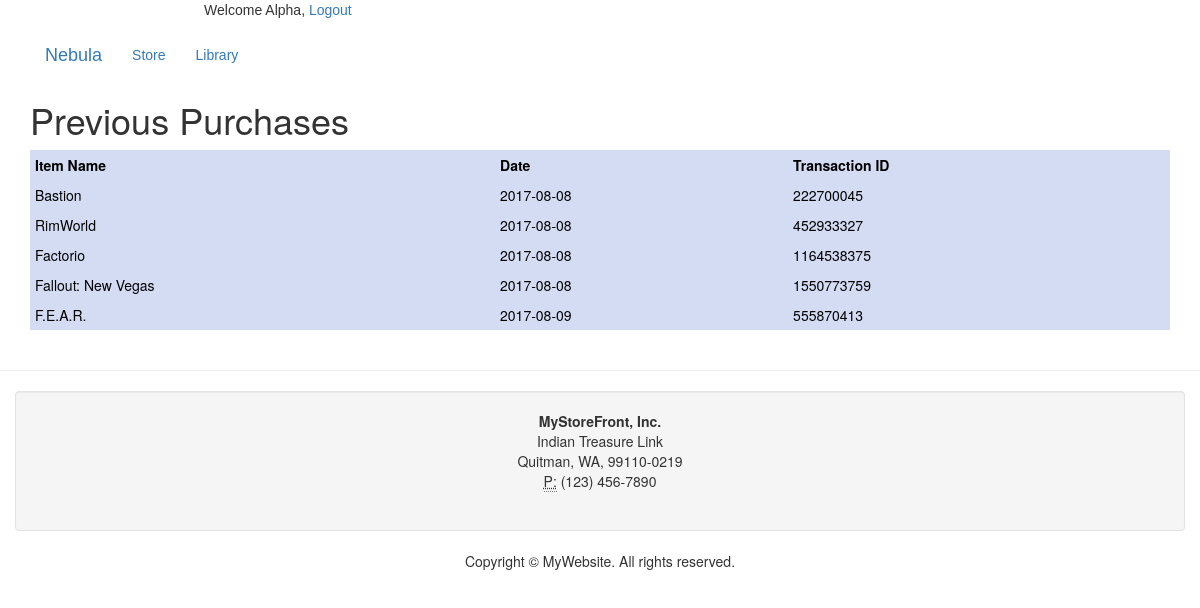
Page /Project/purchases.php (signed in) on the committed database.
### tables this page shows
CREATE TABLE `transaction` (
  `username` varchar(100) NOT NULL,
  `transactionID` int(11) NOT NULL,
  `date` date NOT NULL
);

CREATE TABLE `product` (
  `productID` int(11) NOT NULL,
  `productName` varchar(100) NOT NULL,
  `description` varchar(1000) NOT NULL,
  `price` double NOT NULL,
  `category` varchar(100) NOT NULL,
  `image` blob,
  `is_deleted` tinyint(1) NOT NULL
);

### Project/purchases.php (the view, shortened to what this page needs)
<!DOCTYPE html>
<html lang="en">
<head>
	<link rel="stylesheet" href="css/bootstrap.css">
	<link rel="stylesheet" type="text/css" href="format.css">
</head>
<body>
<div>
 <?php
echo "<p style='margin-left: 5.4cm; font-family: Arial;'>Welcome ".$_SESSION['login_user'].", <a href='logout.php'>Logout</a></p>";?>
</div>
<nav>
  <div class="container">
    <div class="navbar-header">
      <a class="navbar-brand" href="Homepage.php">Nebula</a> </div>
    <div class="collapse navbar-collapse">
      <ul class="nav navbar-nav">
        <li class="active"><a href="Homepage.php">Store<span class="sr-only">(current)</span></a> </li>
        <li><a href="Library.php">Library</a> </li>
      </ul>
    </div>
  </div>
</nav>
<div class="container">
<h1>Previous Purchases</h1>
    <table>
        <tr> <th>Item Name</th> <th>Date</th> <th>Transaction ID</th> </tr>
		<?php
			$con = mysqli_connect("localhost", "root", "root", "project");
			$sql = "SELECT product.productName, transaction.date, transaction.transactionID FROM transaction, product, itemspurchased WHERE transaction.transactionID = itemspurchased.transactionID AND product.productID = itemspurchased.productID AND transaction.username = '".$_SESSION['login_user']."' ORDER BY date ASC, transactionID ASC";
			$results = mysqli_query($con, $sql);
			foreach($results as $row){
				echo "<tr>";
				echo "<td>" . $row["productName"] . "</td>";
				echo "<td>" . $row["date"] . "</td>";
				echo "<td>".$row['transactionID']."</td>";
				echo "</tr>";
			}
		?>
    </table>
<br />
</div>
<hr>
  <div class="container well">
    <div class="row">
      <div>
        <address>
        <strong>MyStoreFront, Inc.</strong><br>
        Indian Treasure Link<br>
        Quitman, WA, 99110-0219<br>
        <abbr title="Phone">P:</abbr> (123) 456-7890
		  </address>
      </div>
    </div>
  </div>
<footer class="text-center">
  <div class="container">
    <div class="row">
      <div class="col-xs-12">
        <p>Copyright © MyWebsite. All rights reserved.</p>
      </div>
    </div>
  </div>
</footer>
</body>
</html>

### Project/format.css (style rules this page uses)
address { text-align: center; }
table { width: 100%; }
table, td, th { padding: 5px; background-color: #d3dcf2; color: black; text-align: left; }
a { font-family: "Arial"; }

### rows in the picture
transaction: product.productName "Bastion", date "2017-08-08", transactionID "222700045"
transaction: product.productName "RimWorld", date "2017-08-08", transactionID "452933327"
transaction: product.productName "Factorio", date "2017-08-08", transactionID "1164538375"
transaction: product.productName "Fallout: New Vegas", date "2017-08-08", transactionID "1550773759"
transaction: product.productName "F.E.A.R.", date "2017-08-09", transactionID "555870413"

### other values in the picture
$_SESSION['login_user'] "Alpha"
